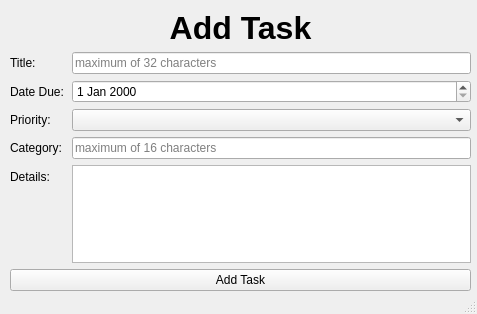
<?xml version="1.0" encoding="UTF-8"?>
<ui version="4.0">
 <class>window_add_task</class>
 <widget class="QMainWindow" name="window_add_task">
  <property name="geometry">
   <rect>
    <x>0</x>
    <y>0</y>
    <width>477</width>
    <height>314</height>
   </rect>
  </property>
  <property name="font">
   <font>
    <family>Arial</family>
   </font>
  </property>
  <property name="windowTitle">
   <string>MainWindow</string>
  </property>
  <widget class="QWidget" name="centralwidget">
   <property name="font">
    <font>
     <family>Arial</family>
    </font>
   </property>
   <widget class="QWidget" name="formLayoutWidget">
    <property name="geometry">
     <rect>
      <x>10</x>
      <y>10</y>
      <width>461</width>
      <height>281</height>
     </rect>
    </property>
    <layout class="QFormLayout" name="formLayout">
     <item row="0" column="0" colspan="2">
      <widget class="QLabel" name="lbl_title">
       <property name="font">
        <font>
         <family>Arial</family>
         <pointsize>24</pointsize>
         <bold>true</bold>
        </font>
       </property>
       <property name="text">
        <string>Add Task</string>
       </property>
       <property name="alignment">
        <set>Qt::AlignmentFlag::AlignCenter</set>
       </property>
      </widget>
     </item>
     <item row="1" column="0">
      <widget class="QLabel" name="lb_title">
       <property name="text">
        <string>Title:</string>
       </property>
      </widget>
     </item>
     <item row="1" column="1">
      <widget class="QLineEdit" name="line_title">
       <property name="maxLength">
        <number>32</number>
       </property>
       <property name="placeholderText">
        <string>maximum of 32 characters</string>
       </property>
      </widget>
     </item>
     <item row="2" column="0">
      <widget class="QLabel" name="lbl_date_due">
       <property name="text">
        <string>Date Due:</string>
       </property>
      </widget>
     </item>
     <item row="2" column="1">
      <widget class="QDateEdit" name="date_date_due"/>
     </item>
     <item row="3" column="0">
      <widget class="QLabel" name="lbl_priority">
       <property name="text">
        <string>Priority: </string>
       </property>
      </widget>
     </item>
     <item row="3" column="1">
      <widget class="QComboBox" name="cmb_priority"/>
     </item>
     <item row="4" column="0">
      <widget class="QLabel" name="lb_category">
       <property name="text">
        <string>Category: </string>
       </property>
      </widget>
     </item>
     <item row="4" column="1">
      <widget class="QLineEdit" name="line_category">
       <property name="maxLength">
        <number>16</number>
       </property>
       <property name="placeholderText">
        <string>maximum of 16 characters</string>
       </property>
      </widget>
     </item>
     <item row="5" column="0">
      <widget class="QLabel" name="lbl_details">
       <property name="text">
        <string>Details:</string>
       </property>
      </widget>
     </item>
     <item row="5" column="1">
      <widget class="QTextEdit" name="textEdit"/>
     </item>
     <item row="6" column="0" colspan="2">
      <widget class="QPushButton" name="btn_add_task">
       <property name="text">
        <string>Add Task</string>
       </property>
      </widget>
     </item>
    </layout>
   </widget>
  </widget>
  <widget class="QStatusBar" name="statusbar"/>
 </widget>
 <resources/>
 <connections/>
</ui>
